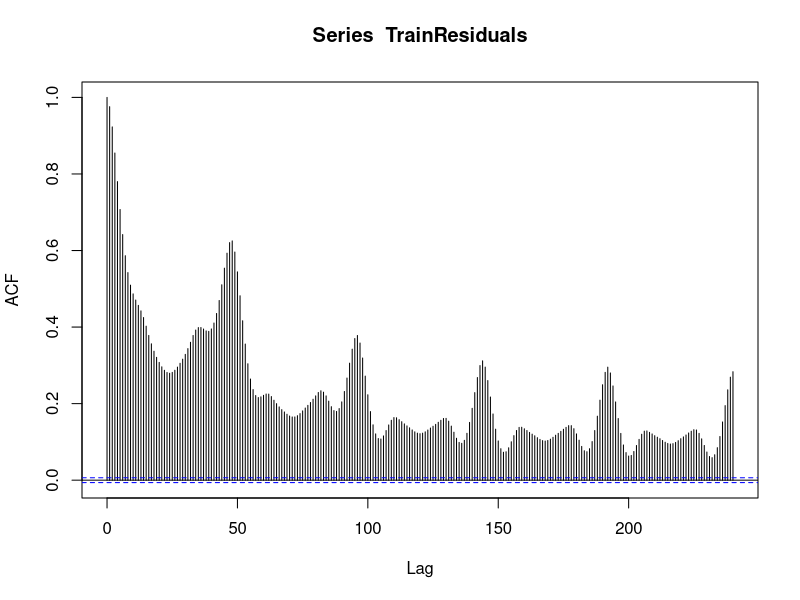
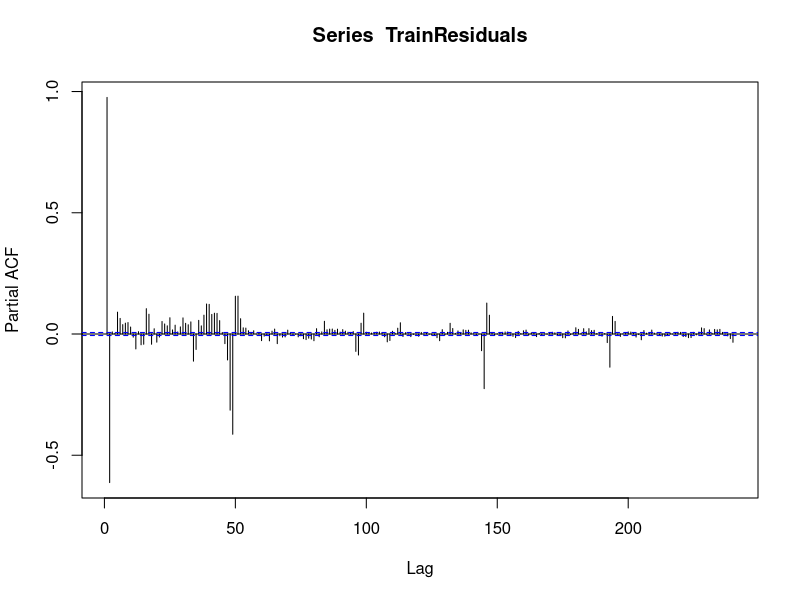
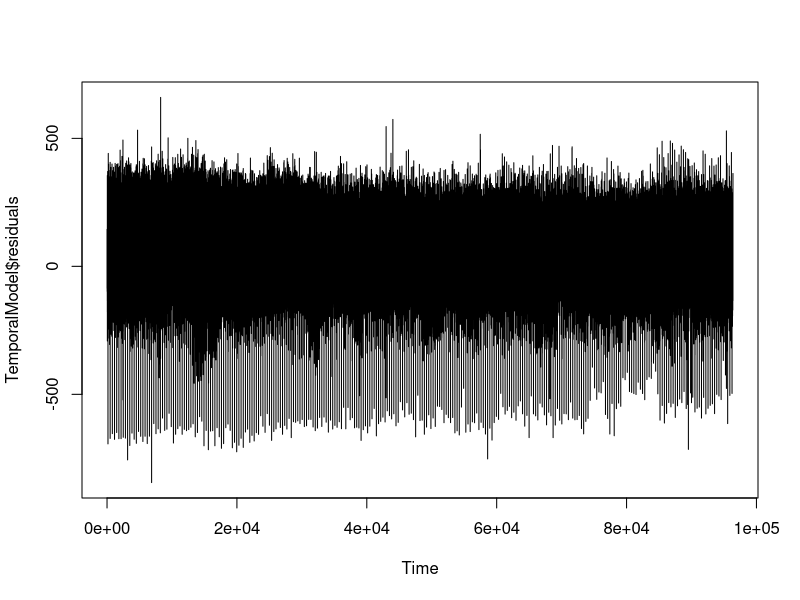
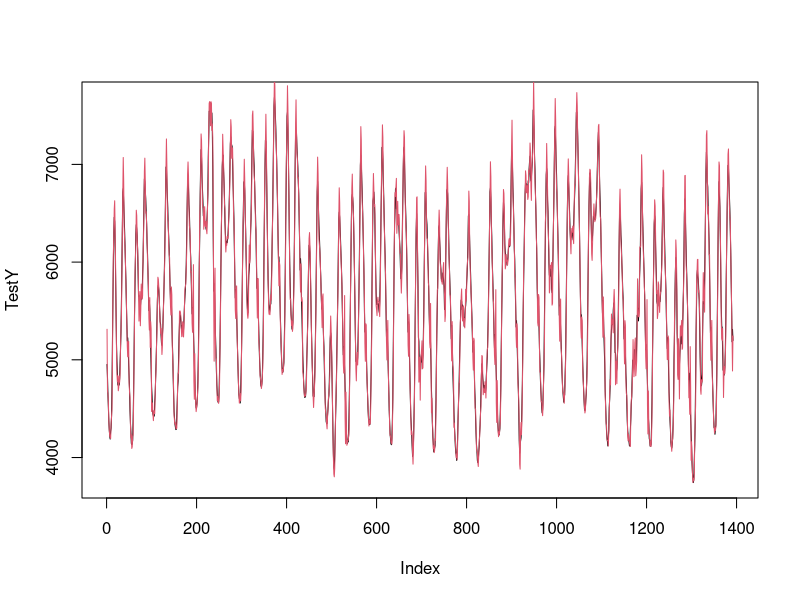

These charts were generated, in order, by the following R code:
setwd("C:/Users/wujrt/Queensland University of Technology/You-Gan Wang - RyanWu(Jinran)/EPSR2022Covid19/EPSR_R2/epsr_revised")
#setwd("C:/Users/wuj24/OneDrive - Queensland University of Technology/RyanWu(Jinran)/EPSR2022Covid19/EPSR_R2/epsr_revised")
data1<-read.csv("loaddata1.csv")
data2<-read.csv("loaddata2.csv")
data1size<-dim(data1)[1]
data2size<-dim(data2)[1]
DataIndex<-c(1:(data1size+data2size))
Data<-as.data.frame(cbind(DataIndex,rbind(data1,data2)))
Data$Covid<-c(rep(0,data1size+38874),rep(1,(data2size-38874)))
Data$WorkDay<-(rep(c(rep(1,48*1),rep(0,48*2),rep(1,48*4)),floor(length(Data$Demand)/(48*7))))
##CycleFactor 
Data$DailySin<-sin(2*pi*DataIndex/(1*48))
Data$DailyCos<-cos(2*pi*DataIndex/(1*48))
Data$HalfDailySin<-sin(2*pi*DataIndex/(1*24))
Data$HalfDailyCos<-cos(2*pi*DataIndex/(1*24))
Data$WeeklySin<-sin(2*pi*DataIndex/(7*48))
Data$WeeklyCos<-cos(2*pi*DataIndex/(7*48))
Data$MonthlySin<-sin(2*pi*DataIndex/(365.25/12*48))
Data$MonthlyCos<-cos(2*pi*DataIndex/(365.25/12*48))
Data$SeasonalSin<-sin(2*pi*DataIndex/(365.25/4*48))
Data$SeasonalCos<-cos(2*pi*DataIndex/(365.25/4*48))
Data$YearlySin<-sin(2*pi*DataIndex/(365.25*48))
Data$YearlyCos<-cos(2*pi*DataIndex/(365.25*48))
#InterationFactors: LockDown
Data$LockDown_WorkDay<-Data$LockDown*Data$WorkDay
Data$LockDown_DailySin<-Data$LockDown*Data$DailySin
Data$LockDown_DailyCos<-Data$LockDown*Data$DailyCos
Data$LockDown_HalfDailySin<-Data$LockDown*Data$HalfDailySin
Data$LockDown_HalfDailyCos<-Data$LockDown*Data$HalfDailyCos
Data$LockDown_WeeklySin<-Data$LockDown*Data$WeeklySin
Data$LockDown_WeeklyCos<-Data$LockDown*Data$WeeklyCos
Data$LockDown_MonthlySin<-Data$LockDown*Data$MonthlySin
Data$LockDown_MonthlyCos<-Data$LockDown*Data$MonthlyCos
Data$LockDown_SeasonalSin<-Data$LockDown*Data$SeasonalSin
Data$LockDown_SeasonalCos<-Data$LockDown*Data$SeasonalCos 
Data$LockDown_YearlySin<-Data$LockDown*Data$YearlySin
Data$LockDown_YearlyCos<- Data$LockDown*Data$YearlyCos
#Data description
names(Data)
#Training set: before 7/1/2021 0:30 (data1 and 1: 61296)
TrainData<-Data[1:(data1size+61296),]
#Test set: after 7/1/2021 0:30 (61297-end)
TestData<-Data[(data1size+61297):(data1size+data2size),]
# Step 1:regression part
TrainX<-as.matrix(TrainData[,-2])
TrainY<-TrainData[,2] 
TestX<-as.matrix(TestData[,-2])
TestY<-TestData[,2] 
LS<-lm(TrainY~TrainX)
summary(LS)
#Step 2: obtain residuals
TrainFits<-cbind(rep(1,length(TrainY)),TrainX)%*%(LS$coefficients)
TrainResiduals<-TrainY-TrainFits
TestPreds<-cbind(rep(1,length(TestY)),TestX)%*%(LS$coefficients)
TestResiduals<-TestY-TestPreds
#Step 3: temporal pattern diagnostics
write.csv(TrainResiduals,"TrainRes.csv")
acf(TrainResiduals,lag.max = 240)
pacf(TrainResiduals,lag.max = 240)
### model 22222
#Step 4: Temporal pattern modelling
library(forecast)
TemporalModel<-auto.arima(TrainResiduals,ic="aic",trace = TRUE,allowmean = FALSE ,max.order = 20)
summary(TemporalModel)
plot(TemporalModel$residuals)

# ARMA(3,1)
# AR1: 0.6600  AR2: 0.8179  AR3: -0.5524  MA1: 0.9233

#Step 5:Final predictions
WholeRes<-rbind(TrainResiduals,TestResiduals)
lengthres<-dim(WholeRes)[1]
StructureRes<-cbind(WholeRes[1:(lengthres-3)],WholeRes[2:(lengthres-2)],
                    WholeRes[3:(lengthres-1)],WholeRes[4:lengthres])
ARPred<-t(TemporalModel$coef[c(3,2,1)]%*%t(StructureRes[,1:3]))
MARes<-StructureRes[,4]-ARPred
MAX<-MARes[1:(dim(MARes)[1]-1)]
MAY<-MARes[2:dim(MARes)[1]]
MAPred<-MAX*TemporalModel$coef[4]
FinalTemporalPreds<-ARPred[2:(length(MAPred)+1)]+MAPred
TestTemporalPreds<-FinalTemporalPreds[(length(FinalTemporalPreds)-length(TestPreds)+1):
                                        length(FinalTemporalPreds)]
FinalPreds<-TestPreds+TestTemporalPreds
head(FinalPreds)
head(TestY)
plot(TestY,type = "l",col=1)
points(FinalPreds,type = "l",col=2)
# Error indicators
#General test results
LockdownIndex<-which(TestX[,2]==1)
# Predictions without temporal correlation
MRE1<-mean(abs(TestY-TestPreds)/TestY)
MRE1
MAE1<-mean(abs(TestY-TestPreds))
MAE1
RMSE1<-sqrt(mean((TestY-TestPreds)^2))
RMSE1
# Predictions with temporal correlation
MRE2<-mean(abs(TestY-FinalPreds)/TestY)
MRE2
MAE2<-mean(abs(TestY-FinalPreds))
MAE2
RMSE2<-sqrt(mean((TestY-FinalPreds)^2))
RMSE2

## Lockdown
MRE11<-mean(abs(TestY[LockdownIndex]-TestPreds[LockdownIndex])/TestY[LockdownIndex])
MRE11
MAE11<-mean(abs(TestY[LockdownIndex]-TestPreds[LockdownIndex]))
MAE11
RMSE11<-sqrt(mean((TestY[LockdownIndex]-TestPreds[LockdownIndex])^2))
RMSE11
MRE21<-mean(abs(TestY[LockdownIndex]-FinalPreds[LockdownIndex])/TestY[LockdownIndex])
MRE21
MAE21<-mean(abs(TestY[LockdownIndex]-FinalPreds[LockdownIndex]))
MAE21
RMSE21<-sqrt(mean((TestY[LockdownIndex]-FinalPreds[LockdownIndex])^2))
RMSE21

## Result output
## Result output
##Training results
TrainingResults<-LS$fitted.values+TemporalModel$fitted
TestResults<-FinalPreds
write.csv(TrainingResults,"resultscovid19_train.csv")
write.csv(TestResults,"resultscovid19_test.csv")